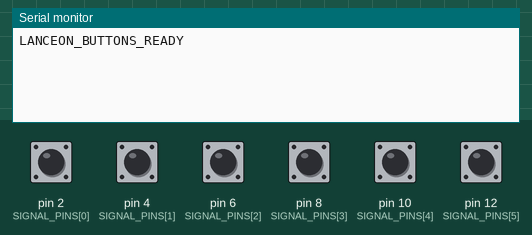
Bench run of a sketch on a simulated Arduino Uno, built with avr-gcc and run on an emulated ATmega328P. On the bench: the last lines printed to the serial monitor. The inputs (shaded band) are chosen by the test bench; at power-on: pin 2 (SIGNAL_PINS[0]), pin 4 (SIGNAL_PINS[1]), pin 6 (SIGNAL_PINS[2]), pin 8 (SIGNAL_PINS[3]), pin 10 (SIGNAL_PINS[4]), pin 12 (SIGNAL_PINS[5]) HIGH.

Above: at 1.2 s.
1.3 s: pin 2 (SIGNAL_PINS[0]) pulled LOW for 0.15 s
At 2.6 s:
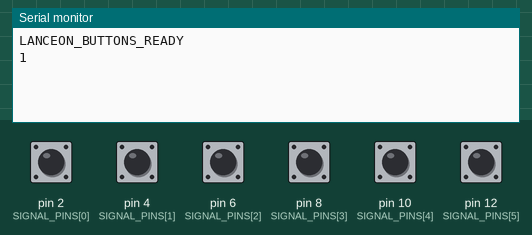
2.9 s: pin 4 (SIGNAL_PINS[1]) pulled LOW for 0.15 s
At 4.0 s:
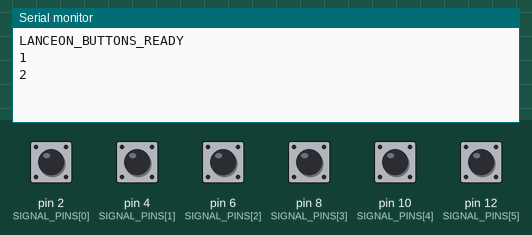
4.5 s: pin 6 (SIGNAL_PINS[2]) pulled LOW for 0.15 s
At 5.2 s:
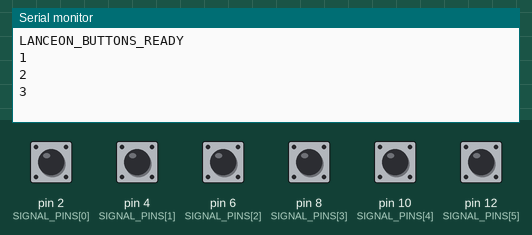
6.1 s: pin 8 (SIGNAL_PINS[3]) pulled LOW for 0.15 s
At 7.4 s:
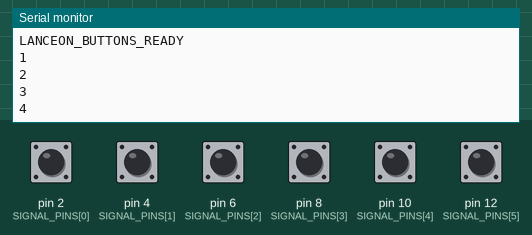
7.7 s: pin 10 (SIGNAL_PINS[4]) pulled LOW for 0.15 s
At 8.8 s:
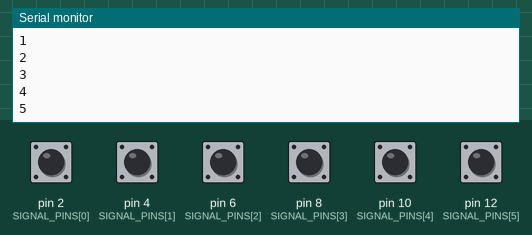
9.3 s: pin 12 (SIGNAL_PINS[5]) pulled LOW for 0.15 s
At 10.1 s:
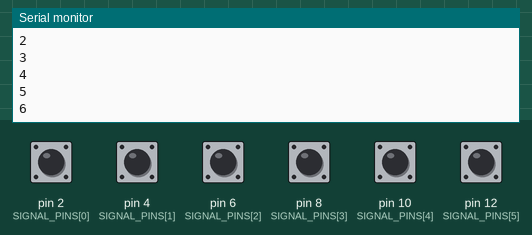
Timing chart, 0 to 11.9 s (numbered marks = the images above; inputs shaded):
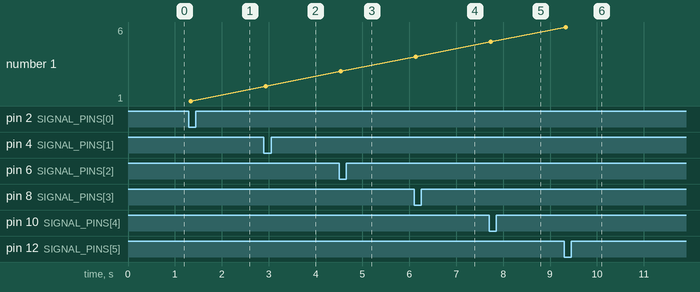

Measured:
- after the input at 1.3 s, the serial monitor: prints a new line at once (image 1)
- after the input at 2.9 s, the serial monitor: prints a new line at once (image 2)
- after the input at 4.5 s, the serial monitor: prints a new line at once (image 3)
- after the input at 6.1 s, the serial monitor: prints a new line at once (image 4)
- after the input at 7.7 s, the serial monitor: prints a new line at once (image 5)
- after the input at 9.3 s, the serial monitor: prints a new line at once (image 6)
- plotted number 1: 1 → 2 after the input at 2.9 s, 2 → 3 after the input at 4.5 s, 3 → 4 after the input at 6.1 s, 4 → 5 after the input at 7.7 s, 5 → 6 after the input at 9.3 s

The sketch:

lanceon_buttons.ino
```cpp
/*
 * Lance On — Windows court buttons (Arduino Uno / Nano / compatible)
 *
 * Fixed wiring (do not change — matches capture/windows_pins.py):
 *   CAM 1 → D2 (signal) + D3 (GND)
 *   CAM 2 → D4 (signal) + D5 (GND)
 *   CAM 3 → D6 (signal) + D7 (GND)
 *   CAM 4 → D8 (signal) + D9 (GND)
 *   CAM 5 → D10 (signal) + D11 (GND)
 *   CAM 6 → D12 (signal) + D13 (GND)
 *
 * Wire each NO push button between the two pins of its pair.
 * On press, this sketch prints the camera number + newline over USB serial
 * (115200 baud) so the Lance On Windows agent can trigger that camera.
 */

const int CAMERAS = 6;
const int SIGNAL_PINS[CAMERAS] = {2, 4, 6, 8, 10, 12};
const int GND_PINS[CAMERAS] = {3, 5, 7, 9, 11, 13};

int previousState[CAMERAS];
unsigned long lastFireMs[CAMERAS];
const unsigned long COOLDOWN_MS = 300;
const unsigned long DEBOUNCE_MS = 40;

void setup() {
  Serial.begin(115200);
  for (int i = 0; i < CAMERAS; i++) {
    pinMode(GND_PINS[i], OUTPUT);
    digitalWrite(GND_PINS[i], LOW);  // software GND
    pinMode(SIGNAL_PINS[i], INPUT_PULLUP);
    previousState[i] = digitalRead(SIGNAL_PINS[i]);
    lastFireMs[i] = 0;
  }
  Serial.println("LANCEON_BUTTONS_READY");
}

void loop() {
  unsigned long now = millis();
  for (int i = 0; i < CAMERAS; i++) {
    int current = digitalRead(SIGNAL_PINS[i]);
    // Press = HIGH → LOW (pull-up)
    if (previousState[i] == HIGH && current == LOW) {
      delay(DEBOUNCE_MS);
      if (digitalRead(SIGNAL_PINS[i]) == LOW) {
        if (now - lastFireMs[i] >= COOLDOWN_MS) {
          lastFireMs[i] = now;
          Serial.println(i + 1);  // camera index 1..6
        }
      }
    }
    previousState[i] = current;
  }
}
```
